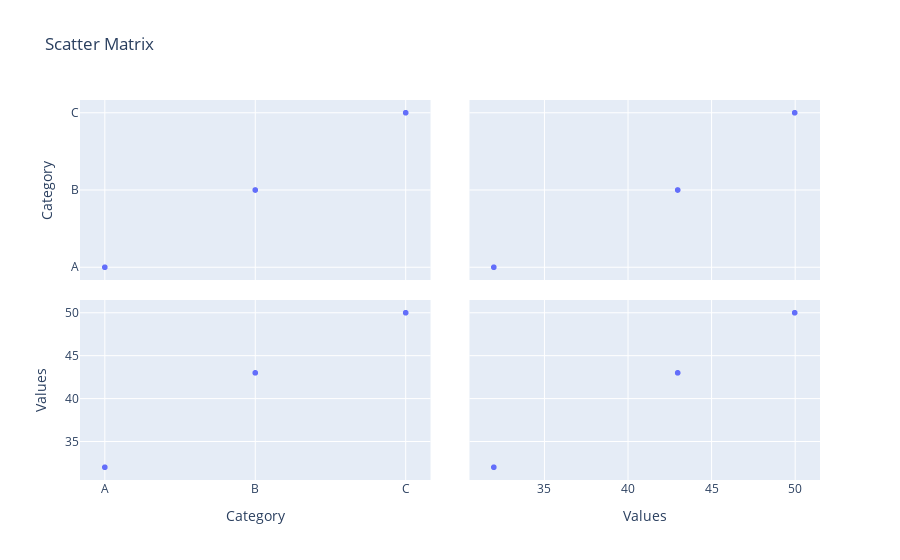

This figure's notebook cell:
### Markdown cell above
## scatter_matrix()

Similar to sns.pairplot()

### Code cell
# df2.scatter_matrix()
import plotly.express as px

px.scatter_matrix(df2, dimensions=df2.columns, title='Scatter Matrix')

### Figure 1 — Plotly figure (JSON) as saved in the notebook; plotly's stock layout.template omitted (floating-point values rounded to 4 significant figures)
{"data": [{"dimensions": [{"axis": {"matches": true}, "label": "Category", "values": ["A", "B", "C"]}, {"axis": {"matches": true}, "label": "Values", "values": [32, 43, 50]}], "hovertemplate": "%{xaxis.title.text}=%{x}<br>%{yaxis.title.text}=%{y}<extra></extra>", "legendgroup": "", "marker": {"color": "#636efa", "symbol": "circle"}, "name": "", "showlegend": false, "type": "splom"}], "layout": {"dragmode": "select", "legend": {"tracegroupgap": 0}, "title": {"text": "Scatter Matrix"}}}
